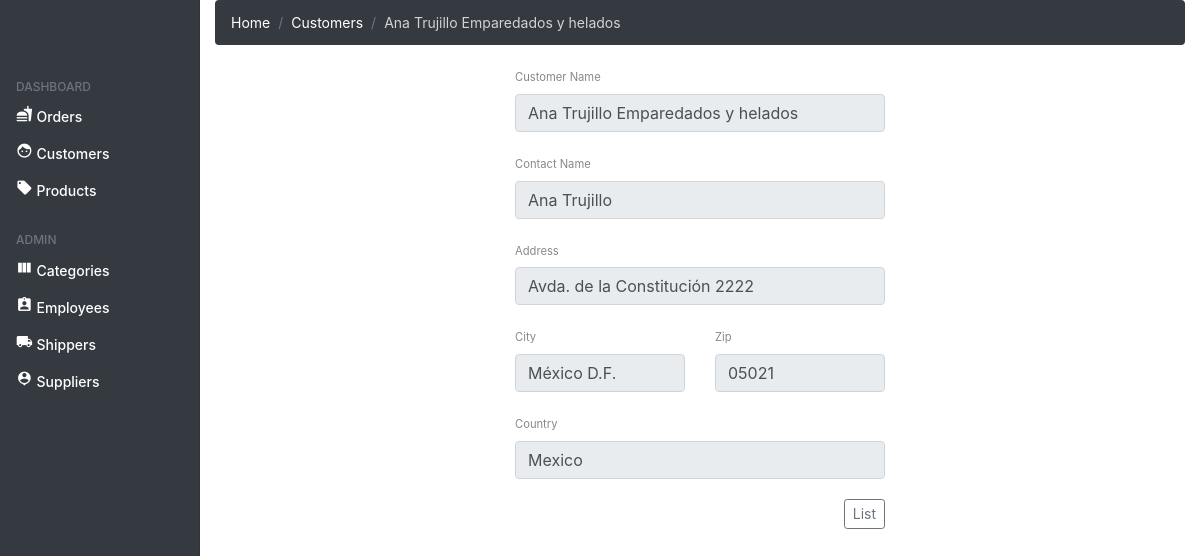
Page /views/customers/read.php?id=2 on the committed database.
### tables this page shows
CREATE TABLE Customers (
	CustomerID INT(11) UNSIGNED NOT NULL AUTO_INCREMENT PRIMARY KEY, 
    CustomerName VARCHAR(200), 
    ContactName VARCHAR(200),
    Address VARCHAR(200),
    City VARCHAR(200),
    PostalCode VARCHAR(20),
    Country VARCHAR(50)
);

### views/customers/read.php (the view, shortened to what this page needs)
<!DOCTYPE html>
<html>
    <?php include_once "./header.php.inc" ?>
    <body>
        <?php
            $currentPage = "read";
            $id = isset($_GET['id']) ? $_GET['id'] : die('ERROR: Record ID not found.');
            include_once "../../nav.php";
            include_once "../../confi/database.php";
            try {
                $query = "SELECT CustomerID, CustomerName, ContactName,Address,City,PostalCode,Country FROM Customers WHERE CustomerID = ? LIMIT 0,1";
                $stmt = $con->prepare($query);
                $stmt->bindParam(1, $id);
                $stmt->execute();
                $row = $stmt->fetch(PDO::FETCH_ASSOC);
                $customerName = utf8_encode($row['CustomerName']);
                $contactName = utf8_encode($row['ContactName']);
                $address = utf8_encode($row['Address']);
                $city = utf8_encode($row['City']);
                $postalCode = $row['PostalCode'];
                $country = $row['Country'];
            } catch (PDOException $exception) {
                die('ERROR: ' . $exception->getMessage());
            }
            include_once "./breadcrumb.php.inc";
        ?>
        <div class="offset-md-5 col-md-4">
            <div class="row">
                <div class="col-md-12">
                    <label for="customerName">Customer Name</label>
                    <input type="text" id="customerName" class="form-control" value="<?php echo utf8_encode($customerName) ?>" disabled />
                </div>
            </div>
            <div class="row">
                <div class="col-md-12">
                    <label for="contactName">Contact Name</label>
                    <input type="text" id="contactName" class="form-control" value="<?php echo utf8_encode($contactName) ?>" disabled />
                </div>
            </div>
            <div class="row">
                <div class="col-md-12">
                    <label for="address">Address</label>
                    <input type="text" id="address" class="form-control" value="<?php echo utf8_encode($address) ?>" disabled />
                </div>
            </div>
            <div class="row">
                <div class="col-md-6">
                    <label for="city">City</label>
                    <input type="text" id="city" class="form-control" value="<?php echo utf8_encode($city) ?>" disabled />
                </div>
                <div class="col-md-6">
                    <label for="postalCode">Zip</label>
                    <input type="text" id="postalCode" class="form-control" value="<?php echo $postalCode ?>" disabled />
                </div>
            </div>
            <div class="row">
                <div class="col-md-12">
                    <label for="country">Country</label>
                    <input type="text" id="country" class="form-control" value="<?php echo $country ?>" disabled />
                </div>
            </div>
            <div class="row">
                <div class="col-md-12 text-right">
                    <a class="btn btn-outline-secondary btn-sm" href="./index.php">List</a>
                </div>
            </div>
        </div>
    </body>
</html>

### views/customers/breadcrumb.php.inc
<div class="offset-md-2 col-md-10">
    <nav aria-label="breadcrumb">
        <ol class="breadcrumb">
            <li class="breadcrumb-item"><a href="../../index.php">Home</a></li>
            <li class="breadcrumb-item"><a href="./index.php">Customers</a></li>
            <?php
                if($currentPage != "index")
                    echo "<li class='breadcrumb-item active' aria-current='page'>".($customerName != "" ? $customerName : "New Customer")."</li>";
            ?>
        </ol>
    </nav>
</div>

### commons/style.css (style rules this page uses)
body { font-size: .875rem; }
.breadcrumb { background-color: #343a40 !important; }
.breadcrumb-item a { color: #fff !important; }
.breadcrumb-item.active { color: lightgray !important; }
.row { margin-top: 20px !important; }
label { font-size: 0.8em; color: #888 !important; }
.btn { line-height: 1.4 !important; }

### rows in the picture
customers: CustomerName "Ana Trujillo Emparedados y helados", ContactName "Ana Trujillo", Address "Avda. de la Constitución 2222", City "México D.F.", PostalCode "05021", Country "Mexico"
